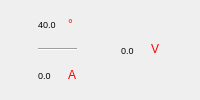
          <widget class="QWidget" name="widget_joint4_state" native="true">
           <property name="sizePolicy">
            <sizepolicy hsizetype="Fixed" vsizetype="Fixed">
             <horstretch>0</horstretch>
             <verstretch>0</verstretch>
            </sizepolicy>
           </property>
           <property name="minimumSize">
            <size>
             <width>85</width>
             <height>36</height>
            </size>
           </property>
           <property name="maximumSize">
            <size>
             <width>16777215</width>
             <height>16777215</height>
            </size>
           </property>
           <layout class="QHBoxLayout" name="horizontalLayout_34">
            <property name="spacing">
             <number>6</number>
            </property>
            <property name="leftMargin">
             <number>0</number>
            </property>
            <property name="topMargin">
             <number>0</number>
            </property>
            <property name="rightMargin">
             <number>0</number>
            </property>
            <property name="bottomMargin">
             <number>0</number>
            </property>
            <item>
             <layout class="QVBoxLayout" name="verticalLayout_32">
              <property name="spacing">
               <number>0</number>
              </property>
              <property name="rightMargin">
               <number>0</number>
              </property>
              <item>
               <layout class="QHBoxLayout" name="horizontalLayout_35">
                <property name="spacing">
                 <number>0</number>
                </property>
                <item>
                 <widget class="QLabel" name="label_joint4_temperature">
                  <property name="minimumSize">
                   <size>
                    <width>30</width>
                    <height>14</height>
                   </size>
                  </property>
                  <property name="maximumSize">
                   <size>
                    <width>30</width>
                    <height>14</height>
                   </size>
                  </property>
                  <property name="font">
                   <font>
                    <pointsize>7</pointsize>
                   </font>
                  </property>
                  <property name="text">
                   <string>40.0</string>
                  </property>
                 </widget>
                </item>
                <item>
                 <widget class="QLabel" name="label_36">
                  <property name="sizePolicy">
                   <sizepolicy hsizetype="Fixed" vsizetype="Preferred">
                    <horstretch>0</horstretch>
                    <verstretch>0</verstretch>
                   </sizepolicy>
                  </property>
                  <property name="minimumSize">
                   <size>
                    <width>9</width>
                    <height>14</height>
                   </size>
                  </property>
                  <property name="maximumSize">
                   <size>
                    <width>9</width>
                    <height>14</height>
                   </size>
                  </property>
                  <property name="font">
                   <font>
                    <pointsize>9</pointsize>
                   </font>
                  </property>
                  <property name="text">
                   <string>&lt;html&gt;&lt;head/&gt;&lt;body&gt;&lt;p&gt;&lt;span style=&quot; color:#ff0000;&quot;&gt;°&lt;/span&gt;&lt;/p&gt;&lt;/body&gt;&lt;/html&gt;</string>
                  </property>
                 </widget>
                </item>
               </layout>
              </item>
              <item>
               <widget class="Line" name="line_25">
                <property name="maximumSize">
                 <size>
                  <width>16777215</width>
                  <height>16777215</height>
                 </size>
                </property>
                <property name="orientation">
                 <enum>Qt::Horizontal</enum>
                </property>
               </widget>
              </item>
              <item>
               <layout class="QHBoxLayout" name="horizontalLayout_36">
                <property name="spacing">
                 <number>0</number>
                </property>
                <item>
                 <widget class="QLabel" name="label_joint4_current">
                  <property name="minimumSize">
                   <size>
                    <width>30</width>
                    <height>14</height>
                   </size>
                  </property>
                  <property name="maximumSize">
                   <size>
                    <width>30</width>
                    <height>14</height>
                   </size>
                  </property>
                  <property name="font">
                   <font>
                    <pointsize>7</pointsize>
                   </font>
                  </property>
                  <property name="text">
                   <string>0.0</string>
                  </property>
                 </widget>
                </item>
                <item>
                 <widget class="QLabel" name="label_37">
                  <property name="sizePolicy">
                   <sizepolicy hsizetype="Fixed" vsizetype="Preferred">
                    <horstretch>0</horstretch>
                    <verstretch>0</verstretch>
                   </sizepolicy>
                  </property>
                  <property name="minimumSize">
                   <size>
                    <width>9</width>
                    <height>14</height>
                   </size>
                  </property>
                  <property name="maximumSize">
                   <size>
                    <width>9</width>
                    <height>14</height>
                   </size>
                  </property>
                  <property name="font">
                   <font>
                    <pointsize>9</pointsize>
                   </font>
                  </property>
                  <property name="text">
                   <string>&lt;html&gt;&lt;head/&gt;&lt;body&gt;&lt;p&gt;&lt;span style=&quot; color:#ff0000;&quot;&gt;A&lt;/span&gt;&lt;/p&gt;&lt;/body&gt;&lt;/html&gt;</string>
                  </property>
                 </widget>
                </item>
               </layout>
              </item>
             </layout>
            </item>
            <item>
             <layout class="QHBoxLayout" name="horizontalLayout_37">
              <property name="spacing">
               <number>0</number>
              </property>
              <item>
               <widget class="QLabel" name="label_joint4_voltage">
                <property name="minimumSize">
                 <size>
                  <width>30</width>
                  <height>36</height>
                 </size>
                </property>
                <property name="maximumSize">
                 <size>
                  <width>30</width>
                  <height>36</height>
                 </size>
                </property>
                <property name="font">
                 <font>
                  <pointsize>7</pointsize>
                 </font>
                </property>
                <property name="text">
                 <string>0.0</string>
                </property>
               </widget>
              </item>
              <item>
               <widget class="QLabel" name="label_38">
                <property name="sizePolicy">
                 <sizepolicy hsizetype="Fixed" vsizetype="Preferred">
                  <horstretch>0</horstretch>
                  <verstretch>0</verstretch>
                 </sizepolicy>
                </property>
                <property name="minimumSize">
                 <size>
                  <width>9</width>
                  <height>25</height>
                 </size>
                </property>
                <property name="maximumSize">
                 <size>
                  <width>9</width>
                  <height>25</height>
                 </size>
                </property>
                <property name="font">
                 <font>
                  <pointsize>9</pointsize>
                 </font>
                </property>
                <property name="text">
                 <string>&lt;html&gt;&lt;head/&gt;&lt;body&gt;&lt;p&gt;&lt;span style=&quot; color:#ff0000;&quot;&gt;V&lt;/span&gt;&lt;/p&gt;&lt;/body&gt;&lt;/html&gt;</string>
                </property>
               </widget>
              </item>
             </layout>
            </item>
           </layout>
          </widget>
